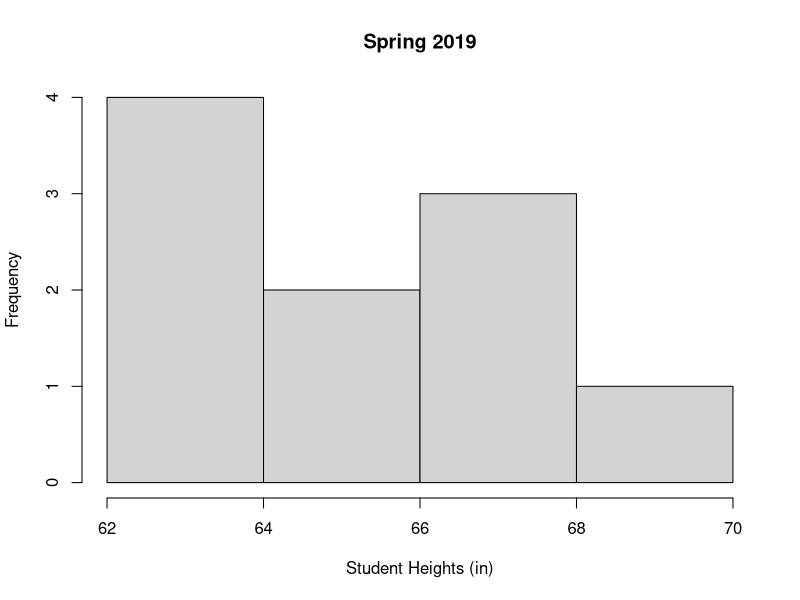
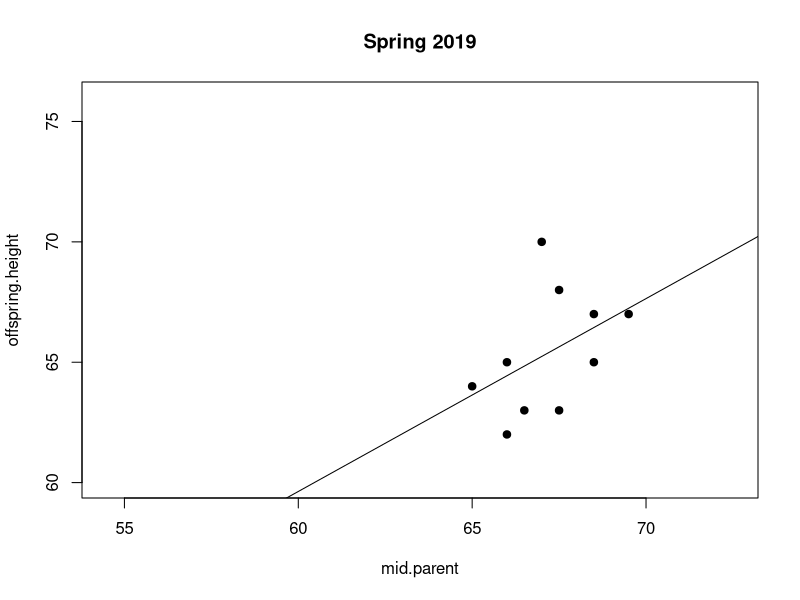
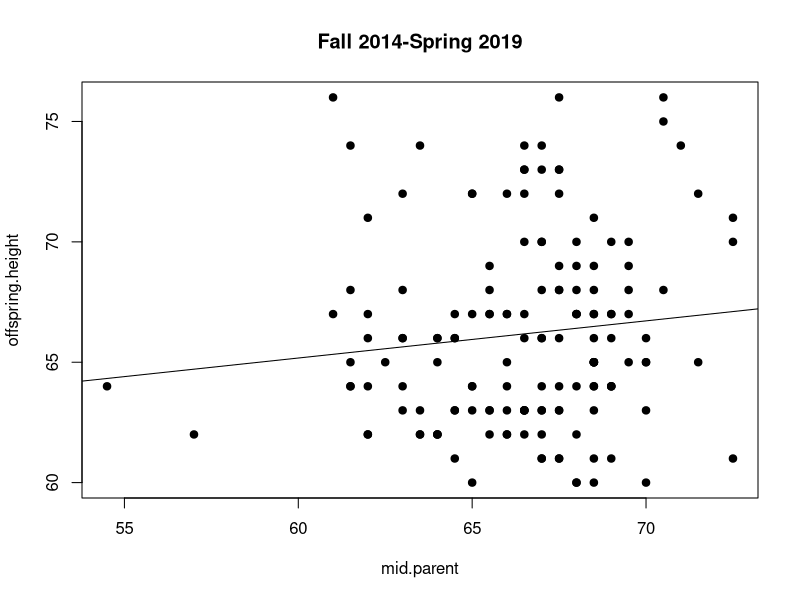
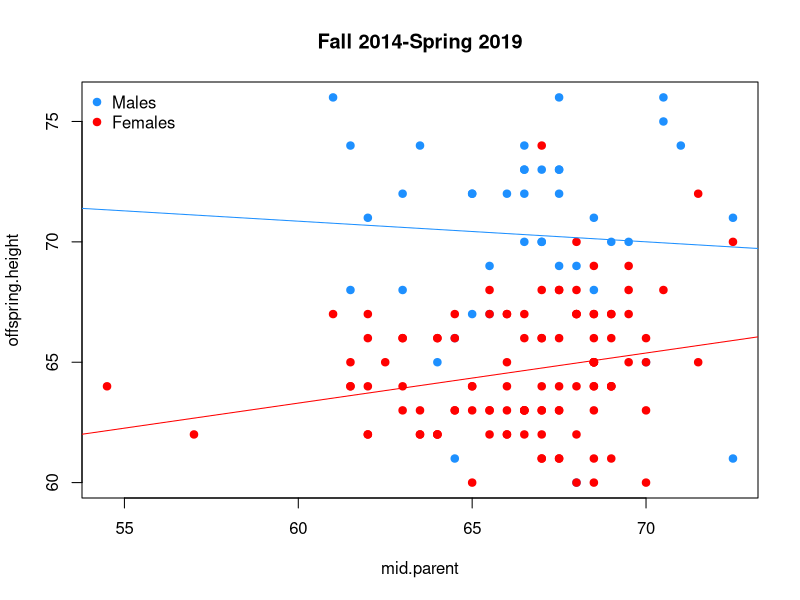
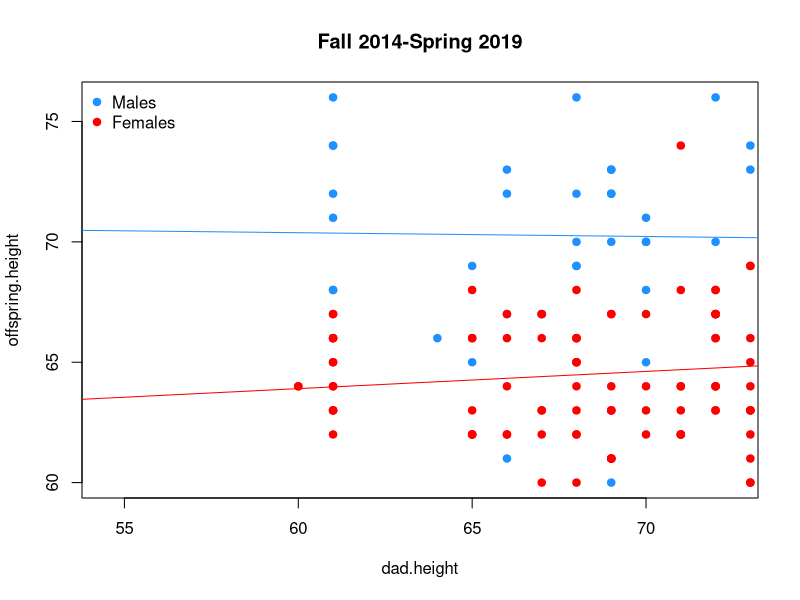
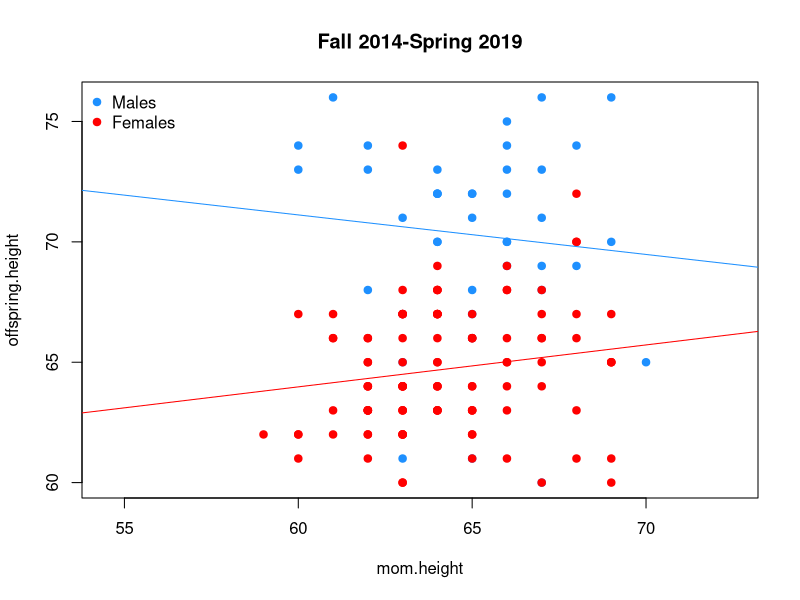
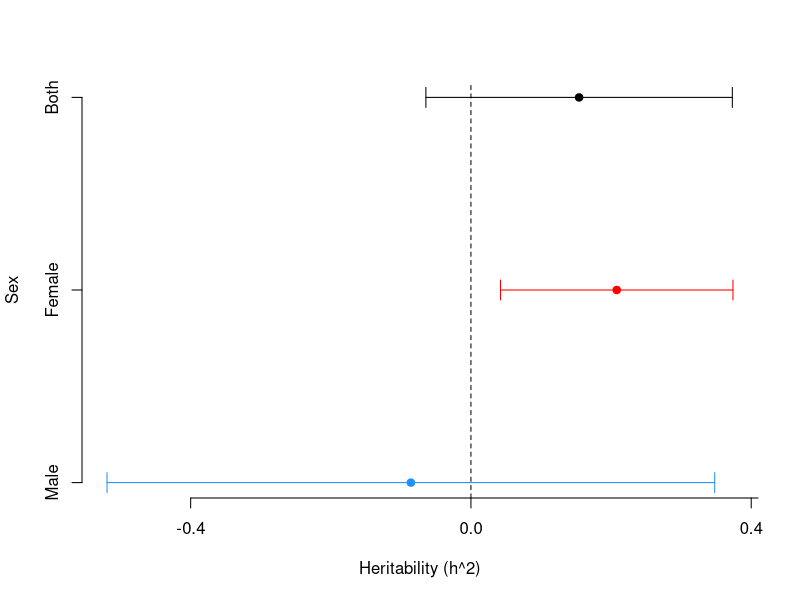

These figures' R source, in order:

dat = read.csv('height_211.csv')

mod1 = lm(offspring.height ~ mid.parent, data=dat)
mod2 = update(mod1, . ~ . + Sex)
mod3 = lm(offspring.height ~ dad.height + mom.height + Sex, data=dat)

pdf('./height_midparent.pdf')
par(mfrow=c(1,1))
hist(dat$offspring.height[dat$semester=='spring' & dat$year ==2019],
     xlab='Student Heights (in)', main='Spring 2019')
ylims = range(dat$offspring.height)
xlims = range(dat$mid.parent, na.rm=T)
plot(offspring.height ~ mid.parent, data=dat, subset=semester=='spring' & year==2019,
     pch=19, xlim=xlims, ylim=ylims, main='Spring 2019')
abline(lm(offspring.height ~ mid.parent, data=dat, subset=semester=='spring' & year==2019))
###
plot(offspring.height ~ mid.parent, data=dat, pch=19, xlim=xlims, ylim=ylims,
     main='Fall 2014-Spring 2019')
abline(lm(offspring.height ~ mid.parent, data=dat))
###
plot(offspring.height ~ mid.parent, data=dat, type='n', xlim=xlims, ylim=ylims,
     main='Fall 2014-Spring 2019')
points(offspring.height ~ mid.parent, data=dat, subset=Sex=='M', col='dodgerblue',
       pch=19)
points(offspring.height ~ mid.parent, data=dat, subset=Sex=='F', col='red',
       pch=19)
abline(lm(offspring.height ~ mid.parent, data=dat, subset=Sex=='M'), 
       col='dodgerblue')
abline(lm(offspring.height ~ mid.parent, data=dat, subset=Sex=='F'), 
       col='red')
legend('topleft', c('Males', 'Females'), col=c('dodgerblue','red'), pch=19,bty='n')
##
plot(offspring.height ~ dad.height, data=dat, type='n', xlim=xlims, ylim=ylims,
     main='Fall 2014-Spring 2019')
points(offspring.height ~ dad.height, data=dat, subset=Sex=='M', col='dodgerblue',
       pch=19)
points(offspring.height ~ dad.height, data=dat, subset=Sex=='F', col='red',
       pch=19)
abline(lm(offspring.height ~ dad.height, data=dat, subset=Sex=='M'), 
       col='dodgerblue')
abline(lm(offspring.height ~ dad.height, data=dat, subset=Sex=='F'), 
       col='red')
legend('topleft', c('Males', 'Females'), col=c('dodgerblue','red'), pch=19,bty='n')
##
plot(offspring.height ~ mom.height, data=dat, type='n', xlim=xlims, ylim=ylims,
     main='Fall 2014-Spring 2019')
points(offspring.height ~ mom.height, data=dat, subset=Sex=='M', col='dodgerblue',
       pch=19)
points(offspring.height ~ mom.height, data=dat, subset=Sex=='F', col='red',
       pch=19)
abline(lm(offspring.height ~ mom.height, data=dat, subset=Sex=='M'), 
       col='dodgerblue')
abline(lm(offspring.height ~ mom.height, data=dat, subset=Sex=='F'), 
       col='red')
legend('topleft', c('Males', 'Females'), col=c('dodgerblue','red'), pch=19,bty='n')

dev.off()

mods = vector('list', 3)
h2 = se = rep(NA, 3)

mods[[1]] = lm(offspring.height ~ mid.parent, data=dat)
mods[[2]] = lm(offspring.height ~ mid.parent, data=dat, subset=Sex=='F')
mods[[3]] = lm(offspring.height ~ mid.parent, data=dat, subset=Sex=='M')

for(i in 1:3) {
    h2[i] = coef(mods[[i]])[2]
    se[i] = summary(mods[[i]])$coef[2,2]
}

xmin = min(h2 - 1.96 * se)
xmax = max(h2 + 1.96 * se)

pdf('./heritablity_estimate.pdf')
cols= c('black','red','dodgerblue')
par(mfrow=c(1,1))
plot(h2, 3:1, xlim=c(xmin, xmax), frame.plot=F, axes=F,
     ylab='Sex', xlab='Heritability (h^2)', pch=19,
     col=cols)
arrows(h2 - 1.96 * se, 3:1,
       h2 + 1.96 * se, code=3, 3:1, angle=90, length=.1 , 
       col=cols)
abline(v=0, lty=2)
axis(side=2, at = 3:1, labels = c('Both', 'Female', 'Male'))
axis(side=1, at=seq(-.4, 1.4, .4))
dev.off()
